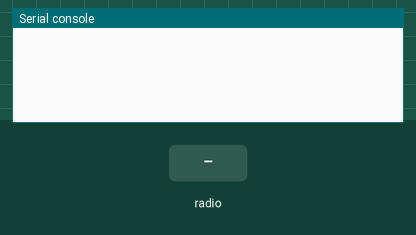
This program was run on a simulated MicroPython board. Shown: the last lines printed to the serial console. The test bench sets the inputs (shaded band).

Above: at 1.2 s.
1.3 s: radio message "walk" arrives
At 2.1 s:
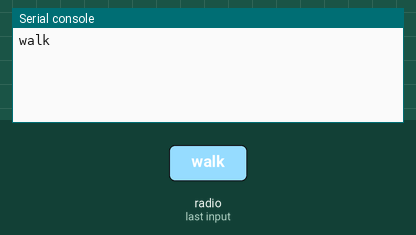
2.8 s: radio message "back" arrives
At 3.2 s:
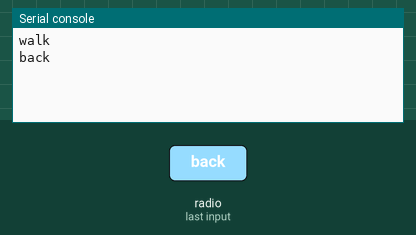
4.3 s: radio message "stop" arrives
At 5.6 s:
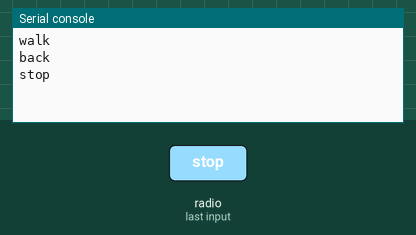

Measured:
- after the input at 1.3 s, the serial console: prints a new line at once (image 1)
- after the input at 2.8 s, the serial console: prints a new line at once (image 2)
- after the input at 4.3 s, the serial console: prints a new line at once (image 3)

The program:

receiver_espNow.py
```python
import network
import espnow

def espnow_rx():

    # A WLAN interface must be active to send()/recv()
    sta = network.WLAN(network.STA_IF)
    sta.active(True)
    sta.disconnect()                # Disconnect from last connected WiFi SSID

    e = espnow.ESPNow()                  # Enable ESP-NOW
    e.active(True)

    peer = b'\x40\x91\x51\xfb\xe2\x30'   # MAC address of peer's wifi interface
    e.add_peer(peer)                     # Sender's MAC registration

    while True:
        host, msg = e.recv()
        if msg:                          # wait for message
            if msg == b'walk':           # decode message and translate
                print("walk")       # to the NyBoard's command
            elif msg == b'back':
               print("back")
            elif msg == b'stop':
                print("stop")

if __name__ == "__main__":
    espnow_rx()
    
```
